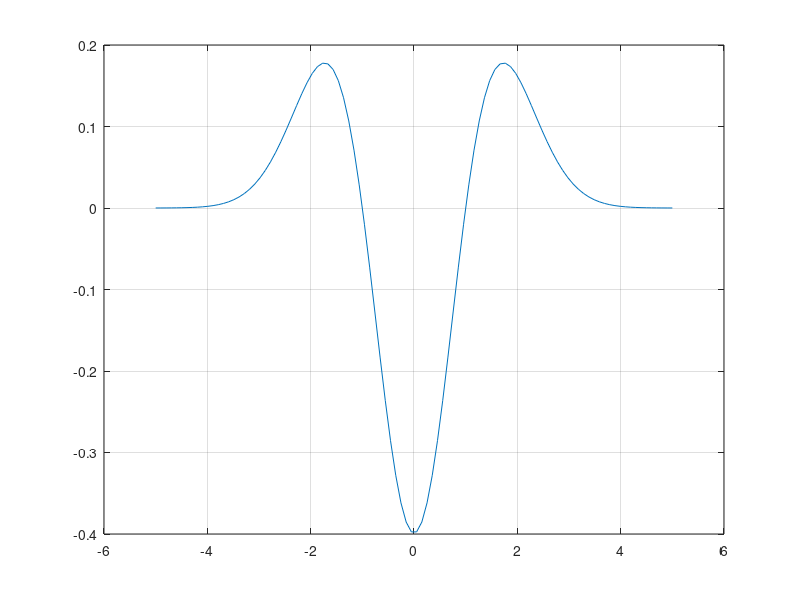
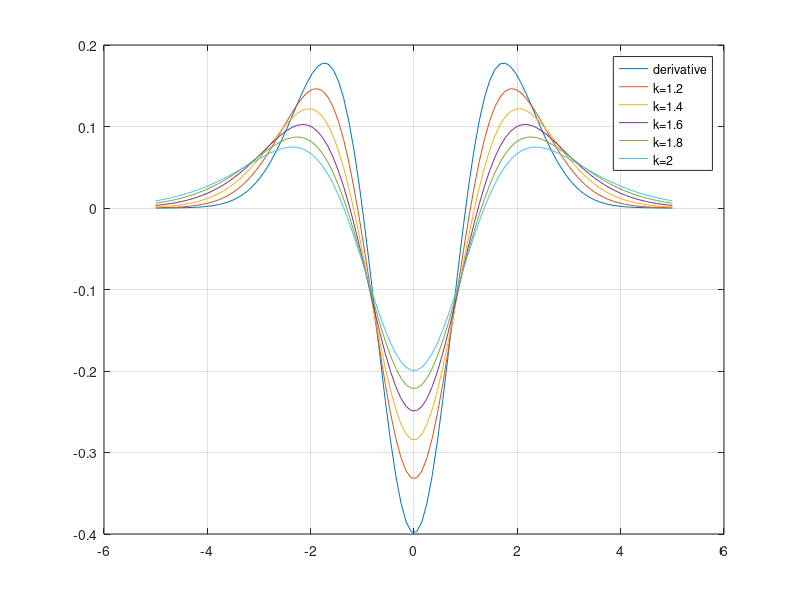

Write MATLAB code to recreate these figures, in order.
x = linspace(-5,5);
y = -(1-x.^2).*exp(-x.^2/2)/sqrt(2*pi);
figure
plot(x,y)
grid on

g10 = exp(-x.^2/2)/sqrt(2*pi);
g12 = exp(-x.^2/2/1.2^2)/sqrt(2*pi)/1.2;
dog1 = (g12-g10)/0.2;

g14 = exp(-x.^2/2/1.4^2)/sqrt(2*pi)/1.4;
dog2 = (g14-g10)/0.4;

g16 = exp(-x.^2/2/1.6^2)/sqrt(2*pi)/1.6;
dog3 = (g16-g10)/0.6;

g18 = exp(-x.^2/2/1.8^2)/sqrt(2*pi)/1.8;
dog4 = (g18-g10)/0.8;

g20 = exp(-x.^2/2/2^2)/sqrt(2*pi)/2;
dog5 = (g20-g10)/1;

figure
plot(x,y,x,dog1,x,dog2,x,dog3,x,dog4,x,dog5)
grid on
legend('derivative','k=1.2','k=1.4','k=1.6','k=1.8','k=2')